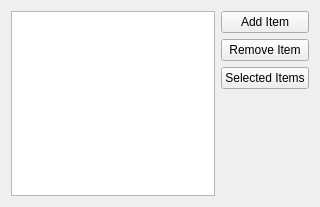
<?xml version="1.0" encoding="UTF-8"?>
<ui version="4.0">
 <class>Widget</class>
 <widget class="QWidget" name="Widget">
  <property name="geometry">
   <rect>
    <x>0</x>
    <y>0</y>
    <width>320</width>
    <height>207</height>
   </rect>
  </property>
  <property name="windowTitle">
   <string>Widget</string>
  </property>
  <layout class="QHBoxLayout" name="horizontalLayout">
   <item>
    <widget class="QListWidget" name="listWidget"/>
   </item>
   <item>
    <layout class="QVBoxLayout" name="verticalLayout">
     <item>
      <widget class="QPushButton" name="addButton">
       <property name="text">
        <string>Add Item</string>
       </property>
      </widget>
     </item>
     <item>
      <widget class="QPushButton" name="removeButton">
       <property name="text">
        <string>Remove Item</string>
       </property>
      </widget>
     </item>
     <item>
      <widget class="QPushButton" name="selectButton">
       <property name="text">
        <string>Selected Items</string>
       </property>
      </widget>
     </item>
     <item>
      <spacer name="verticalSpacer">
       <property name="orientation">
        <enum>Qt::Orientation::Vertical</enum>
       </property>
       <property name="sizeHint" stdset="0">
        <size>
         <width>20</width>
         <height>40</height>
        </size>
       </property>
      </spacer>
     </item>
    </layout>
   </item>
  </layout>
 </widget>
 <resources/>
 <connections/>
</ui>
